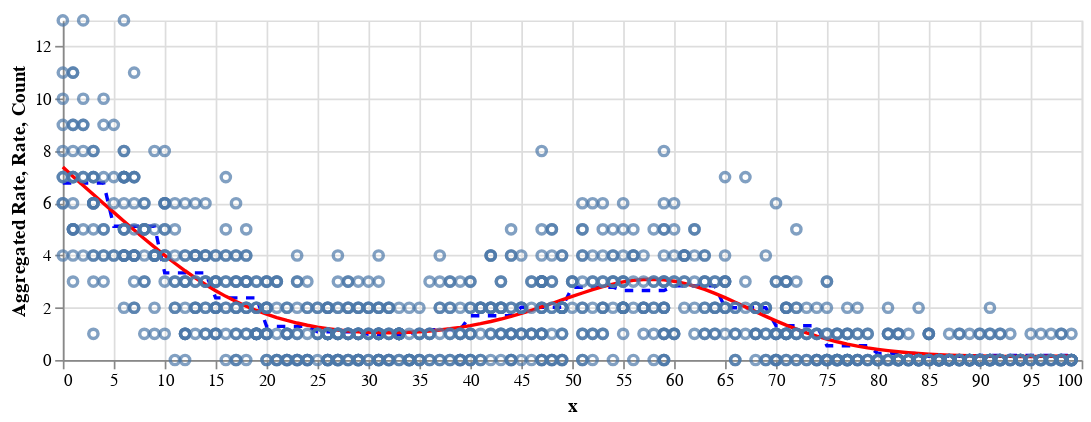

Here is the notebook cell this chart was saved with:
### Code cell
# Create a clean dataset without the Interval objects for plotting
df_plot = df_data.drop(columns=['range'])

rate = (
  alt.Chart(df_plot)
  .mark_line(color='red')
  .encode(
		x=alt.X('x', title='x'),
		y=alt.Y('rate', title='Rate'),
	)
)

count = alt.Chart(df_plot).mark_point().encode(
	x=alt.X('x', title='x'),
	y=alt.Y('y', title='Count'),
)

rate_agg = (
  alt.Chart(df_plot)
  .mark_line(color='blue', strokeDash=[5, 5])  # Changed color and added dashed line to distinguish
  .encode(
		x=alt.X('x', title='x'),
		y=alt.Y('rate_agg', title='Aggregated Rate'),
	)
)

(rate_agg + rate + count).properties(width=600, height=200)

### Figure 1 — Vega-Lite specification as saved in the notebook (floating-point values rounded to 4 significant figures; data arrays with more than 128 entries replaced by an {"elided": "..."} marker saying what was removed)
{"config": {"view": {"continuousWidth": 300, "continuousHeight": 300}}, "layer": [{"mark": {"type": "line", "color": "blue", "strokeDash": [5, 5]}, "encoding": {"x": {"field": "x", "title": "x", "type": "quantitative"}, "y": {"field": "rate_agg", "title": "Aggregated Rate", "type": "quantitative"}}}, {"mark": {"type": "line", "color": "red"}, "encoding": {"x": {"field": "x", "title": "x", "type": "quantitative"}, "y": {"field": "rate", "title": "Rate", "type": "quantitative"}}}, {"mark": {"type": "point"}, "encoding": {"x": {"field": "x", "title": "x", "type": "quantitative"}, "y": {"field": "y", "title": "Count", "type": "quantitative"}}}], "data": {"name": "data-497913e1f27a20797fb988b4e552a9e3"}, "height": 200, "width": 600, "$schema": "https://vega.github.io/schema/vega-lite/v5.20.1.json", "datasets": {"data-497913e1f27a20797fb988b4e552a9e3": {"elided": "1000 records"}}}
